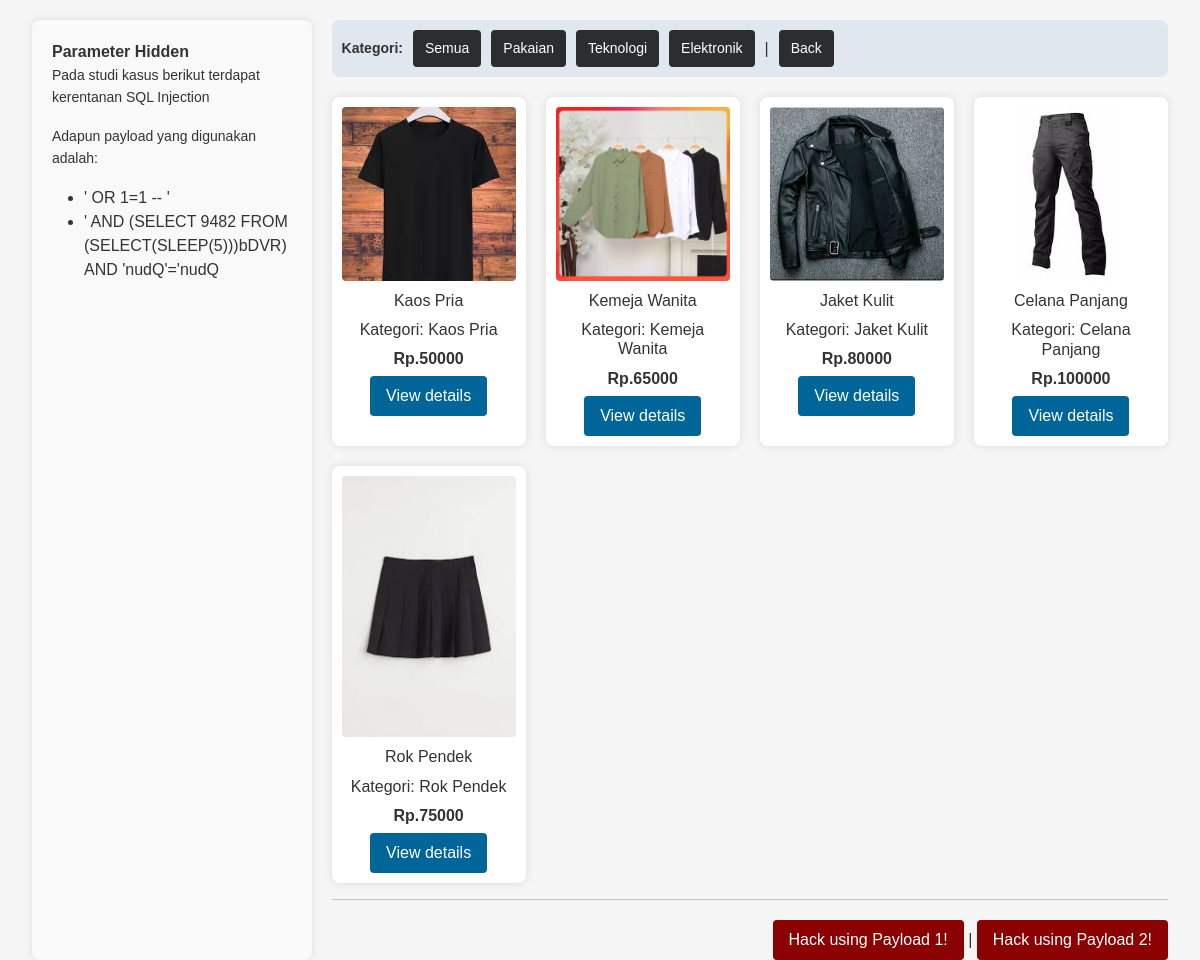
The page /sql-injection/lab-1/index.php?category=pakaian on the database its author committed.
### tables this page shows
CREATE TABLE `products` (
  `id` int NOT NULL AUTO_INCREMENT,
  `name` varchar(255) NOT NULL,
  `product_category_id` int DEFAULT NULL,
  `price` int NOT NULL DEFAULT '0',
  `thumbnail` varchar(255) DEFAULT NULL,
  `is_publish` tinyint(1) DEFAULT '1',
  `created_at` timestamp NULL DEFAULT CURRENT_TIMESTAMP,
  PRIMARY KEY (`id`),
  KEY `product_category_id` (`product_category_id`),
  CONSTRAINT `products_ibfk_1` FOREIGN KEY (`product_category_id`) REFERENCES `product_categories` (`id`)
);

### connection.php (called while the page is built, shortened)
<?php
$host  = 'http://localhost:8003';

### sql-injection/lab-1/getProduct.php (called while the page is built)
<?php
require '../../connection.php';
$category = @$_GET['category'];
if ($category == null) {
    $sql = "SELECT p.id, p.name, p.price, p.thumbnail, pc.category_name
        FROM products p
        JOIN product_categories pc ON pc.id = p.product_category_id
        WHERE p.is_publish = true";
} else {
    $sql = "SELECT p.id, p.name, p.price, p.thumbnail, pc.category_name
        FROM products p
        JOIN product_categories pc ON pc.id = p.product_category_id
        WHERE pc.category_name = '$category' and p.is_publish = true";
}
$result = $conn->query($sql);

### sql-injection/lab-1/index.php (the view, shortened to what this page needs)
<?php include 'getProduct.php'; ?>
<!DOCTYPE html>
<html lang="en">
<head>
    <link rel="stylesheet" href="../../assets/css/bootstrap.min.css" rel="stylesheet" type="text/css">
    <link rel="stylesheet" href="../../assets/css/style.css" rel="stylesheet" type="text/css">
</head>
<body>
    <div class="container">
        <aside class="sidebar">
            <b>Parameter Hidden</b>
            <p>Pada studi kasus berikut terdapat kerentanan SQL Injection</p>
            <p>Adapun payload yang digunakan adalah:</p>
            <ul>
                <li>' OR 1=1 -- '</li>
                <li>' AND (SELECT 9482 FROM (SELECT(SLEEP(5)))bDVR) AND 'nudQ'='nudQ</li>
            </ul>
        </aside>
        <div class="main-content">
            <div class="filter">
                <span>Kategori:</span>
                <a href="<?php echo $host . '/sql/case-1'; ?>">
                    <button>Semua</button>
                </a>
                <a href="?category=pakaian">
                    <button>Pakaian</button>
                </a>
                <a href="?category=teknologi">
                    <button>Teknologi</button>
                </a>
                <a href="?category=elektronik">
                    <button>Elektronik</button>
                </a>
                |
                <a href="<?php echo $host; ?>/sql-injection">
                    <button>Back</button>
                </a>
            </div>
            <div class="product-grid">
                <?php
                if ($result->num_rows > 0) {
                    while ($row = $result->fetch_assoc()) { ?>
                        <div class="product">
                            <img src="<?php echo $host . '/assets/gallery/lab-1/' . $row['thumbnail']; ?>">
                            <h4><?php echo $row['name']; ?> </h4>
                            <h6>Kategori: <?php echo $row['name']; ?> </h6>
                            <p class="price">Rp.<?php echo $row['price']; ?></p>
                            <button>View details</button>
                        </div>
                <?php }
                } else {
                    echo "Tidak ada produk yang ditemukan.";
                }
                ?>
            </div>
            <hr>
            <div class="right mt-1">
                <?php
                if ($category != null) {
                    $expCategory = explode("'", $category);
                    $payload = $host . "/sql-injection/lab-1?category=" . $expCategory[0] . "%27OR%201=1%20--%20%27";
                    $payload2 = $host . "/sql-injection/lab-1?category=" . $expCategory[0] . "%27%20AND%20(SELECT%209482%20FROM%20(SELECT(SLEEP(5)))bDVR)%20AND%20%27nudQ%27=%27nudQ";
                    echo '<a href="' . $payload . '"><button class="button-red" >Hack using Payload 1!</button></a>';
                    echo " | ";
                    echo '<a href="' . $payload2 . '"><button class="button-red" >Hack using Payload 2!</button></a>';
                }
                ?>
            </div>
        </div>
    </div>
</body>
</html>

### assets/css/style.css (style rules this page uses)
* { margin: 0; padding: 0; box-sizing: border-box; font-family: Arial, sans-serif; }
body { background-color: #f5f5f5; color: #333; display: flex; justify-content: center; align-items: flex-start; height: 100vh; padding: 20px; }
.container { display: flex; max-width: 1200px; width: 100%; }
.sidebar { width: 25%; background-color: #f9f9f9; padding: 20px; border-radius: 8px; box-shadow: 0px 0px 10px rgba(0, 0, 0, 0.1); }
.sidebar p { font-size: 14px; line-height: 1.6; }
.main-content { width: 75%; margin-left: 20px; }
.filter { background-color: #e0e7ef; padding: 10px; border-radius: 8px; display: flex; gap: 10px; margin-bottom: 20px; align-items: center; }
.filter span { font-size: 14px; font-weight: bold; }
.filter button { background-color: #2c2d2e; border: none; padding: 8px 12px; border-radius: 4px; cursor: pointer; font-size: 14px; }
.product-grid { display: grid; grid-template-columns: repeat(4, 1fr); gap: 20px; }
.product { background-color: white; border-radius: 8px; box-shadow: 0px 0px 10px rgba(0, 0, 0, 0.1); text-align: center; padding: 10px; }
.product img { width: 100%; height: auto; border-radius: 4px; }
.product h4 { font-size: 16px; margin: 10px 0; }
.price { font-size: 16px; font-weight: bold; color: #333; margin: 5px 0; }
button { background-color: #006699; color: white; border: none; padding: 8px 16px; border-radius: 4px; cursor: pointer; }
.button-red { background-color: darkred; }
.right { float:right; }

### rows shown on the page
products: thumbnail (picture), name "Kaos Pria", price "50000"
products: thumbnail (picture), name "Kemeja Wanita", price "65000"
products: thumbnail (picture), name "Jaket Kulit", price "80000"
products: thumbnail (picture), name "Celana Panjang", price "100000"
products: thumbnail (picture), name "Rok Pendek", price "75000"
